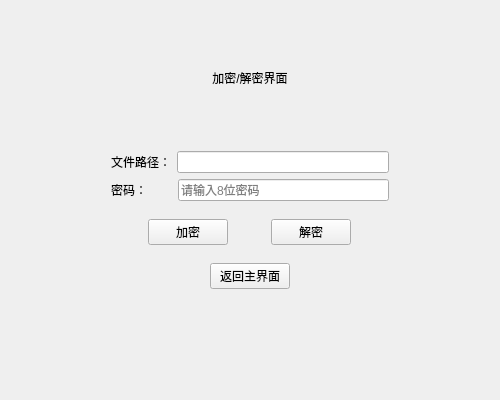
<?xml version="1.0" encoding="UTF-8"?>
<ui version="4.0">
 <class>Form</class>
 <widget class="QWidget" name="Form">
  <property name="geometry">
   <rect>
    <x>0</x>
    <y>0</y>
    <width>500</width>
    <height>400</height>
   </rect>
  </property>
  <property name="windowTitle">
   <string>Form</string>
  </property>
  <layout class="QVBoxLayout" name="verticalLayout_2">
   <item>
    <layout class="QVBoxLayout" name="verticalLayout">
     <property name="leftMargin">
      <number>100</number>
     </property>
     <property name="rightMargin">
      <number>100</number>
     </property>
     <property name="bottomMargin">
      <number>100</number>
     </property>
     <item>
      <widget class="QLabel" name="label">
       <property name="text">
        <string>加密/解密界面</string>
       </property>
       <property name="alignment">
        <set>Qt::AlignCenter</set>
       </property>
      </widget>
     </item>
     <item>
      <layout class="QHBoxLayout" name="horizontalLayout">
       <item>
        <widget class="QLabel" name="label_2">
         <property name="text">
          <string>文件路径：</string>
         </property>
        </widget>
       </item>
       <item>
        <widget class="QLineEdit" name="lineEdit1"/>
       </item>
      </layout>
     </item>
     <item>
      <layout class="QHBoxLayout" name="horizontalLayout_2">
       <property name="spacing">
        <number>31</number>
       </property>
       <item>
        <widget class="QLabel" name="label_3">
         <property name="text">
          <string>密码：</string>
         </property>
        </widget>
       </item>
       <item>
        <widget class="QLineEdit" name="lineEdit2">
         <property name="placeholderText">
          <string>请输入8位密码</string>
         </property>
        </widget>
       </item>
      </layout>
     </item>
     <item>
      <layout class="QHBoxLayout" name="horizontalLayout_3">
       <property name="topMargin">
        <number>12</number>
       </property>
       <item>
        <widget class="QPushButton" name="Button1">
         <property name="sizePolicy">
          <sizepolicy hsizetype="Fixed" vsizetype="Fixed">
           <horstretch>0</horstretch>
           <verstretch>0</verstretch>
          </sizepolicy>
         </property>
         <property name="text">
          <string>加密</string>
         </property>
        </widget>
       </item>
       <item>
        <widget class="QPushButton" name="Button2">
         <property name="sizePolicy">
          <sizepolicy hsizetype="Fixed" vsizetype="Fixed">
           <horstretch>0</horstretch>
           <verstretch>0</verstretch>
          </sizepolicy>
         </property>
         <property name="text">
          <string>解密</string>
         </property>
        </widget>
       </item>
      </layout>
     </item>
     <item>
      <layout class="QHBoxLayout" name="horizontalLayout_4">
       <property name="topMargin">
        <number>12</number>
       </property>
       <item>
        <widget class="QPushButton" name="Button3">
         <property name="sizePolicy">
          <sizepolicy hsizetype="Fixed" vsizetype="Fixed">
           <horstretch>0</horstretch>
           <verstretch>0</verstretch>
          </sizepolicy>
         </property>
         <property name="text">
          <string>返回主界面</string>
         </property>
        </widget>
       </item>
      </layout>
     </item>
    </layout>
   </item>
  </layout>
 </widget>
 <resources/>
 <connections/>
</ui>
